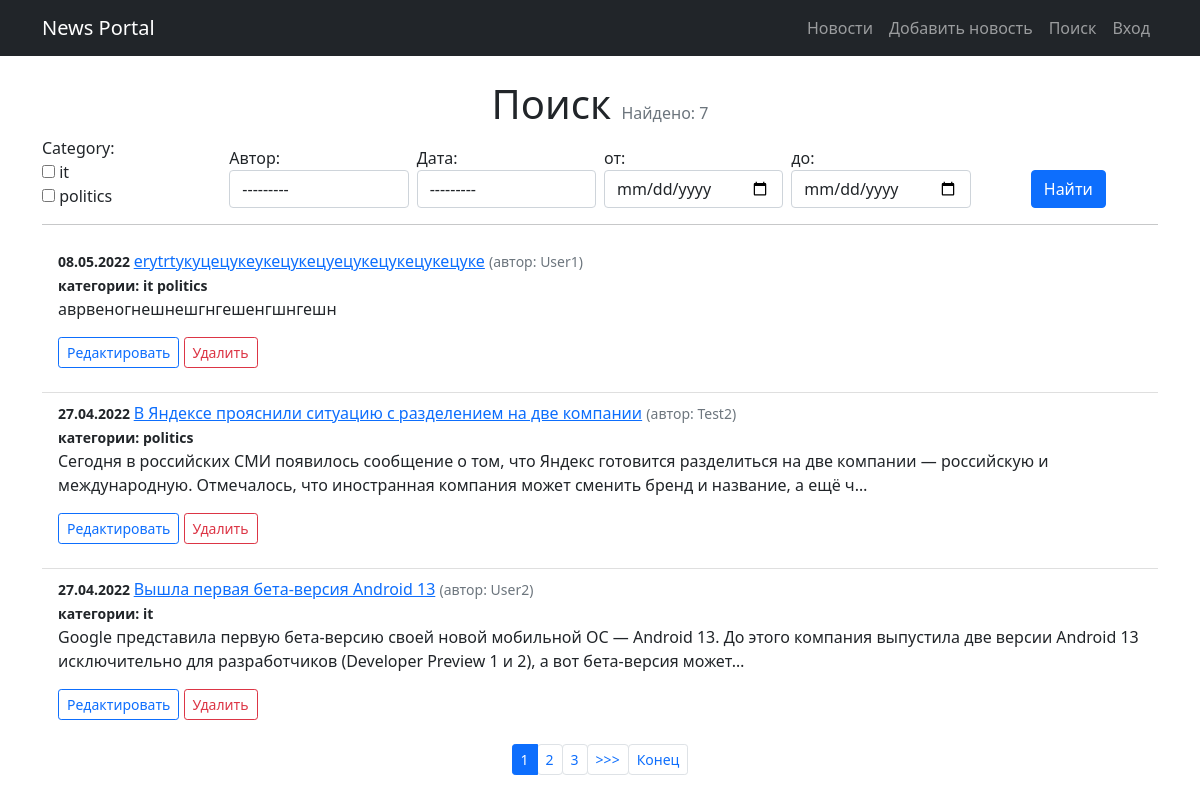
/search/, run on an earlier commit of the app's database.
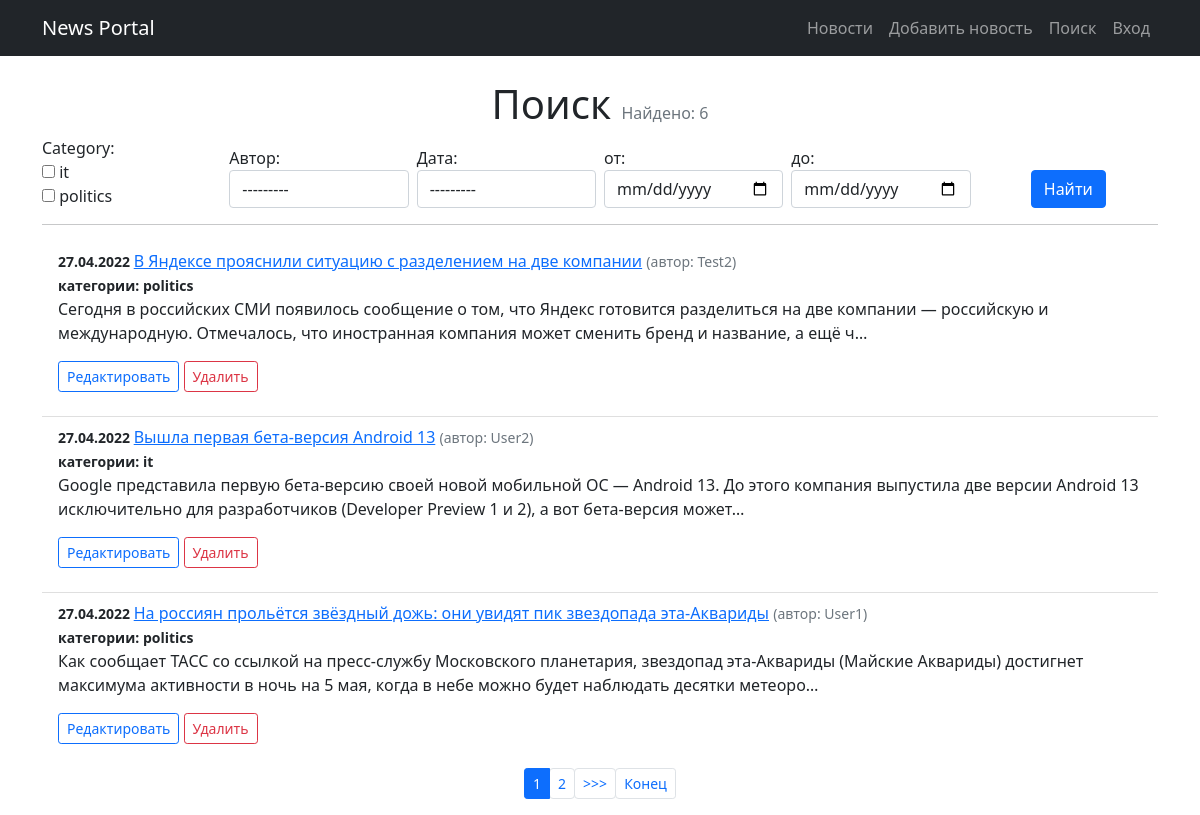
And on a later commit of the database.
### news/models.py (models this page shows, shortened)
class Post(models.Model):
    article = 'AR'
    news = 'NW'
    POST_TYPE = [
        (article, 'статья'),
        (news, 'новость'),
    ]
    author = models.ForeignKey(Author, on_delete=models.CASCADE)
    post_type = models.CharField(
        max_length=2, choices=POST_TYPE, default=article)
    date = models.DateTimeField(auto_now_add=True)
    title = models.CharField(max_length=255)
    text = models.TextField()
    rating = models.IntegerField(default=0)
    category = models.ManyToManyField(
        Category, through='PostCategory')

class Author(models.Model):
    username = models.OneToOneField(
        User, on_delete=models.CASCADE, primary_key=True)
    rating = models.IntegerField(default=0)
    def __str__(self):
        return self.username.username.title()

class Category(models.Model):
    name = models.CharField(max_length=255, unique=True)
    def __str__(self):
        return self.name

### news/views.py (the view)
# urls.py: path('search/', NewsSearch.as_view(), name='search'),
class NewsSearch(NewsList):
    template_name = 'news/news_search.html'
    paginate_by = 3
    def get_context_data(self, **kwargs):
        context = super().get_context_data(**kwargs)
        context['filter'] = NewsFilter(
            self.request.GET, queryset=self.get_queryset())
        return context
    def get_queryset(self):
        queryset = super().get_queryset()
        return NewsFilter(self.request.GET, queryset=queryset).qs

### news/templatetags/custom_filters.py (called while the page is built)
@register.filter()
def format_date(value):
    return value.strftime("%d.%m.%Y")

@register.filter()
def censor(text):
    if type(text) != str:
        return "Type error. Is not string"
    for word in CENSOR_WORDS:
        text = re.sub(r'(?:'+word[1:]+'?)[^\s]+',
                      ("*" * (len(word) - 1)), text)
    return text

### news/views.py (called while the page is built)
    def get_context_data(self, **kwargs):
        context = super().get_context_data(**kwargs)
        context['is_not_authors'] = not self.request.user.groups.filter(
            name='authors').exists()
        return context

### templates/news/news_search.html (shortened to what this page needs)
{% extends 'flatpages/default.html' %}
{% load custom_filters %}
{% block content %}
<h1 class="text-center">Поиск <span class="text-muted fs-6 fw-normal">Найдено: {{page_obj.paginator.count }}</span></h1>
<form method="GET" id="my_form" >
    <div class="row g-2  align-items-end">
        {% for field in filter.form %}
        <div class="col">
            {{ field.label_tag }} {{ field }}
        </div>
        {% endfor %}
        <div class="col text-center">
            <input type="submit" value="Найти" class="btn btn-primary ">
        </div>
    </div>
</form>
<hr>
<ul class="list-group list-group-flush">
    {% for newspost in news_list %}
    <li class="list-group-item"> <small class="fw-bold">{{ newspost.date | format_date }} </small>
        <a href="{% url 'news_post' newspost.id %}">{{ newspost.title | censor}}</a>
        <small class="text-muted ">(автор: {{ newspost.author}})</small><br>
        <small class="fw-bold">категории:
            {% for category in newspost.category.all %}
                {{ category }}
            {% endfor %}
        </small>
        <p>{{newspost.text | censor | truncatechars:210}}</p>
        <p>
            <a href="{% url 'news_post_update' newspost.id %}" class="btn btn-outline-primary btn-sm">Редактировать</a>
            <a href="{% url 'news_post_delete' newspost.id %}" class="btn btn-outline-danger btn-sm">Удалить</a>
        </p>
    </li>
    {% endfor %}
</ul>
{% if is_paginated %}
<nav aria-label="...">
    <ul class="pagination pagination-sm justify-content-center">
    {% for num in page_obj.paginator.page_range %}
        {% if page_obj.number == num %}
            <li class="page-item active"><a class="page-link">{{ num }}</a></li>
        {% elif num > page_obj.number|add:'-3' and num < page_obj.number|add:'3' %}
        <li class="page-item"><button form="my_form" name="page" value="{{ num }}" role="button" class="btn btn-link page-link">{{ num }}</button></li>
        {% endif %}
    {% endfor %}
    {% if page_obj.has_next %}
        <li class="page-item"><button form="my_form" name="page" value="{{page_obj.next_page_number}}" role="button" class="btn btn-link page-link">>>></button></li>
        <li class="page-item"><button form="my_form" name="page" value="{{page_obj.paginator.num_pages}}" role="button" class="btn btn-link page-link">Конец</button></li>
    {% endif %}
    </ul>
</nav>
{% endif %}
{% endblock content %}

What changed in the data, as far as the page shows it:
removed Post: date "08.05.2022", title|censor "erytrtyкуцецукеукецукецуецукецукецукецуке", author "User1", text|censor "аврвеногнешнешгнгешенгшнгешн", Category (name "it"), Category (name "politics")
now on this page (row unchanged): Post: date "27.04.2022", title|censor "На россиян прольётся звёздный дожь: они увидят пик звездопада эта-Аквариды", author "User1", text|censor "Как сообщает ТАСС со ссылкой на пресс-службу Московского планетария, звездопад эта-Аквариды (Майские Аквариды) достигнет максимума активности в ночь на 5 мая, когда в небе можно будет наблюдать десятки метеоро…", Category (name "politics")
Also different on the page:
{{ page_obj.paginator.count }}: "7" → "6"
list line gone: "3"
